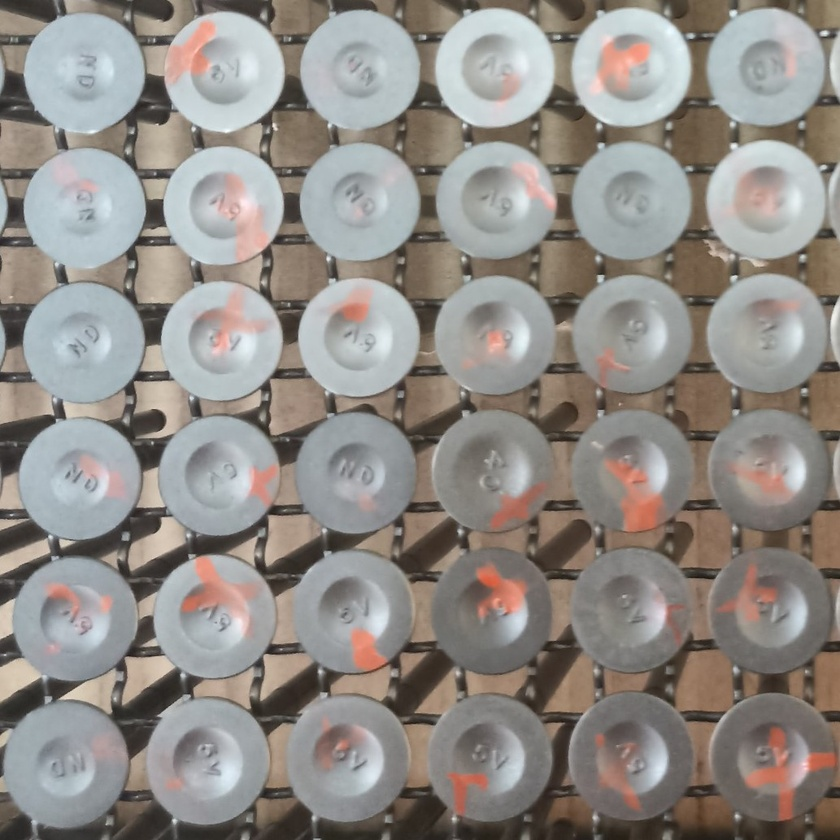
#> input picture Image_Stitcher/bin/Debug/net6.0-windows/histogram/A.jpg, 840 x 840 px, shrunk from 1033 x 1033 before the run
$ python histogram.py A.jpg
#> lines starting #> are read from the running program, lines starting #| are printed output that depends on the picture
import os
import argparse
import skimage.io
import numpy as np
import skimage.color
from skimage import img_as_ubyte
from matplotlib import pyplot as plt

# Parse argument from command prompt to get path
ap = argparse.ArgumentParser(description = "Insert path contains images.")
ap.add_argument("path", help = "Image path must be in brackets", type = str)
arg = vars(ap.parse_args())

# Read in the image and turn to grayscale
image = skimage.io.imread(fname = arg['path'], as_gray = True)
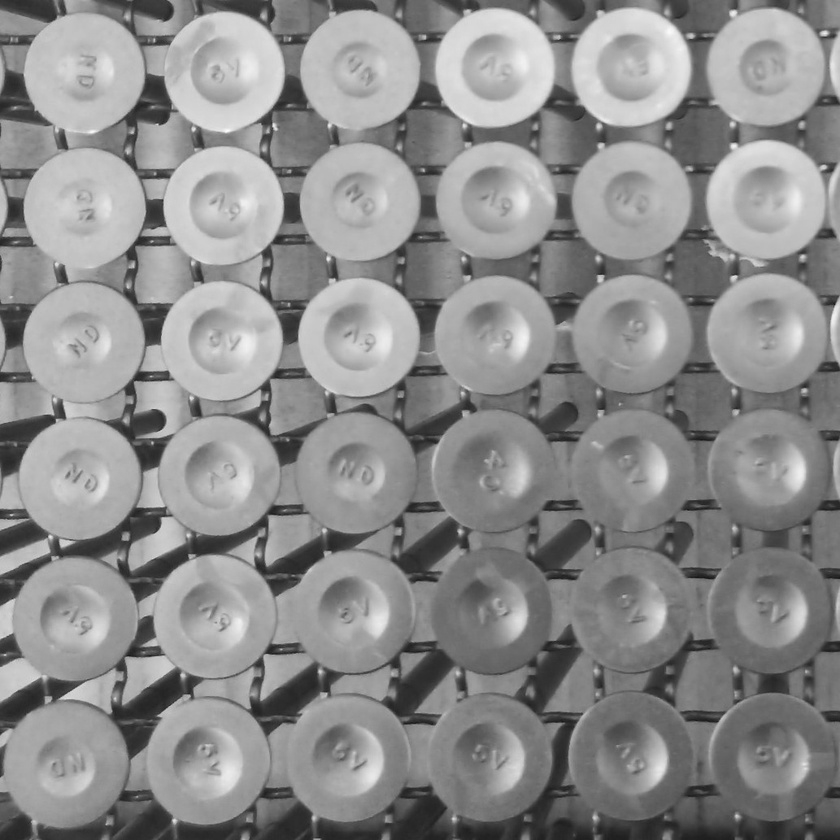
#> image: shape (840, 840) float64; min 0.0834, max 0.993, mean 0.551
image = img_as_ubyte(image)

# Plot histogram of grayscale image
histogram, bin_edges = np.histogram(image, bins=256, range=(0, 256))
#> histogram = 256 values, max 6839 at index 193, min 0 at index 0, mean 2756.2; bin_edges = 257 values from 0 to 256
histogram = histogram.flatten().tolist()

# Print histogram to terminal
print(histogram)
#> (printed output is left out)
